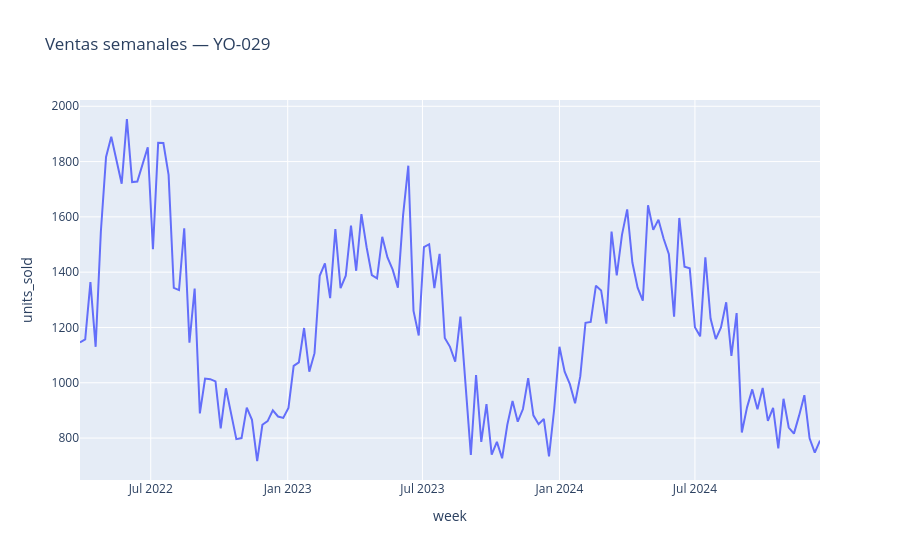

The code cell stored with this chart in its notebook:
### Markdown cell above
## 4. Exploración de un SKU

STL se usa de manera **descriptiva** para separar tendencia, estacionalidad y residuo. No decide automáticamente cuál modelo debe ganar.

### Code cell
example_sku = top10.iloc[0]['sku']
series = aggregate_sku(df, example_sku)
print(example_sku, '| semanas:', len(series), '| ciclos:', round(len(series)/PERIOD, 2))

fig = px.line(series, x='week', y='units_sold', title=f'Ventas semanales — {example_sku}')
fig.show()

### Figure 1 — Plotly figure (JSON) as saved in the notebook; plotly's stock layout.template omitted (floating-point values rounded to 4 significant figures; data arrays with more than 128 entries replaced by an {"elided": "..."} marker saying what was removed)
{"data": [{"hovertemplate": "week=%{x}<br>units_sold=%{y}<extra></extra>", "legendgroup": "", "line": {"color": "#636efa", "dash": "solid"}, "marker": {"symbol": "circle"}, "mode": "lines", "name": "", "orientation": "v", "showlegend": false, "type": "scatter", "x": {"elided": "143 str values"}, "xaxis": "x", "y": {"elided": "143 float values"}, "yaxis": "y"}], "layout": {"legend": {"tracegroupgap": 0}, "title": {"text": "Ventas semanales — YO-029"}, "xaxis": {"anchor": "y", "domain": [0.0, 1.0], "title": {"text": "week"}}, "yaxis": {"anchor": "x", "domain": [0.0, 1.0], "title": {"text": "units_sold"}}}}
